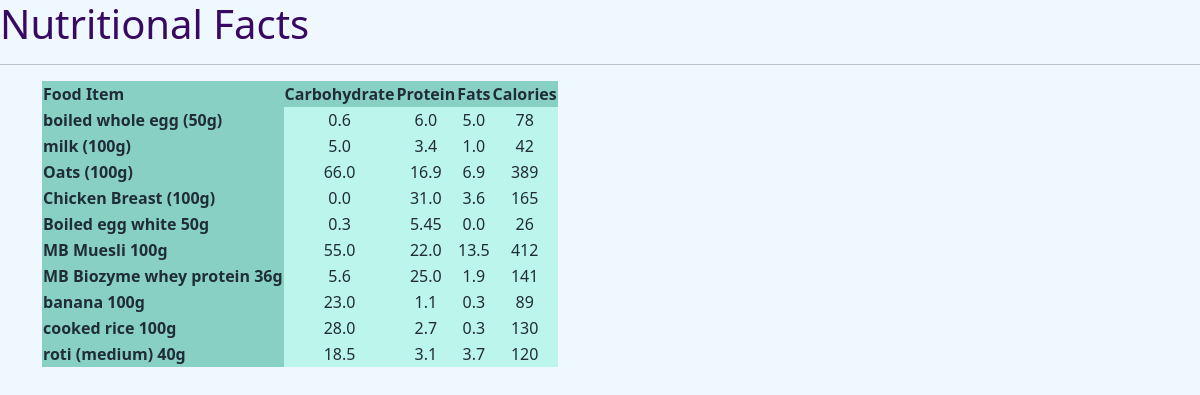
/list2/, run on the app's committed database.
### myapp/models.py (models this page shows, shortened)
class Food(models.Model):
    name = models.CharField(max_length=200)
    carbs = models.FloatField()
    protein = models.FloatField()
    fats = models.FloatField()
    calories = models.IntegerField()

### myapp/views.py (the view)
# urls.py: path('list2/',views.mv_list_2,name='mv_list_2'),
def mv_list_2(request):
    food_list = Food.objects.all()
    return render(request,'myapp/mv_index_list.html',{'food_list':food_list})

### myapp/templates/myapp/mv_index_list.html (shortened to what this page needs)
<!DOCTYPE html>
<html lang="en">
<head>
    <link href="https://cdn.jsdelivr.net/npm/bootstrap@5.3.3/dist/css/bootstrap.min.css" rel="stylesheet">
</head>
<body style="background-color: aliceblue;">
    <h1 style="color: rgb(55, 9, 98);">Nutritional Facts</h1>
    <hr>
    <div class="container">
        <table>
            <tr style="background-color: rgb(136, 208, 196); color: rgb(32, 45, 57);">
                <th>Food Item</th>
                <th>Carbohydrate</th>
                <th>Protein</th>
                <th>Fats</th>
                <th>Calories</th>
            </tr>
            {% for food in food_list %}
                <tr style="background-color: rgb(188, 245, 235); color: rgb(32, 45, 57);" align="center">
                    <td style="background-color: rgb(136, 208, 196); color: rgb(32, 45, 57);" align="left"><b>{{food.name}}</b></td>
                    <td>{{food.carbs}}</td>
                    <td>{{food.protein}}</td>
                    <td>{{food.fats}}</td>
                    <td>{{food.calories}}</td>
                </tr>
            {% endfor %}
        </table>
    </div>
</body>
</html>

### data on the page
Food: name "boiled whole egg (50g)", carbs "0.6", protein "6.0", fats "5.0", calories "78"
Food: name "milk (100g)", carbs "5.0", protein "3.4", fats "1.0", calories "42"
Food: name "Oats (100g)", carbs "66.0", protein "16.9", fats "6.9", calories "389"
Food: name "Chicken Breast (100g)", carbs "0.0", protein "31.0", fats "3.6", calories "165"
Food: name "Boiled egg white 50g", carbs "0.3", protein "5.45", fats "0.0", calories "26"
Food: name "MB Muesli 100g", carbs "55.0", protein "22.0", fats "13.5", calories "412"
Food: name "MB Biozyme whey protein 36g", carbs "5.6", protein "25.0", fats "1.9", calories "141"
Food: name "banana 100g", carbs "23.0", protein "1.1", fats "0.3", calories "89"
Food: name "cooked rice 100g", carbs "28.0", protein "2.7", fats "0.3", calories "130"
Food: name "roti (medium) 40g", carbs "18.5", protein "3.1", fats "3.7", calories "120"
